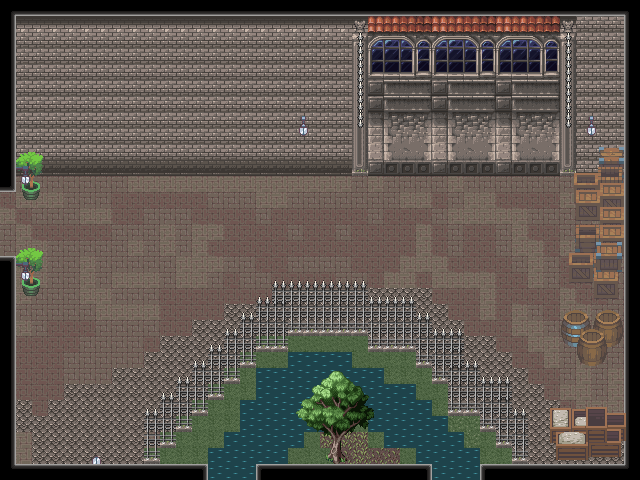

Rendered tile map (Tiled .tmx) drawn with the repository's tilesets; below, a short description and the map source with its tile grids summarised:
An orthogonal 40x30 tile map with 16x16 px tiles, 7 tile layers (Floor, UnderWall, Walls, Furniture, ...), 1 hidden layer not drawn, 3 tilesets.

<map version="1.10" tiledversion="1.12.2" orientation="orthogonal" renderorder="right-down" width="40" height="30" tilewidth="16" tileheight="16" infinite="0" nextlayerid="9" nextobjectid="1">
 <tileset firstgid="1" source="../tilesets/PropsV2.tsx" />
 <tileset firstgid="901" source="../tilesets/TilesetV2.tsx" />
 <tileset firstgid="1701" source="../tilesets/furniture_and_props.tsx" />
 <layer id="1" name="Floor" width="40" height="30">
  <data>[1200 cells, 1196 non-empty, 18 distinct tile ids]</data>
 </layer>
 <layer id="8" name="UnderWall" width="40" height="30">
  <data>[1200 cells, 4 non-empty, 4 distinct tile ids]</data>
 </layer>
 <layer id="2" name="Walls" width="40" height="30">
  <data>[1200 cells, 503 non-empty, 47 distinct tile ids]</data>
 </layer>
 <layer id="3" name="Furniture" width="40" height="30">
  <data>[1200 cells, 0 non-empty, 0 distinct tile ids]</data>
 </layer>
 <layer id="4" name="Props" width="40" height="30">
  <data>[1200 cells, 320 non-empty, 74 distinct tile ids]</data>
 </layer>
 <layer id="5" name="Props2" width="40" height="30">
  <data>[1200 cells, 85 non-empty, 70 distinct tile ids]</data>
 </layer>
 <layer id="7" name="Props3" width="40" height="30">
  <data>[1200 cells, 22 non-empty, 21 distinct tile ids]</data>
 </layer>
 <layer id="6" name="Collision" width="40" height="30" visible="0">
  <data>[1200 cells, 570 non-empty, 1 distinct tile ids]</data>
 </layer>
</map>
